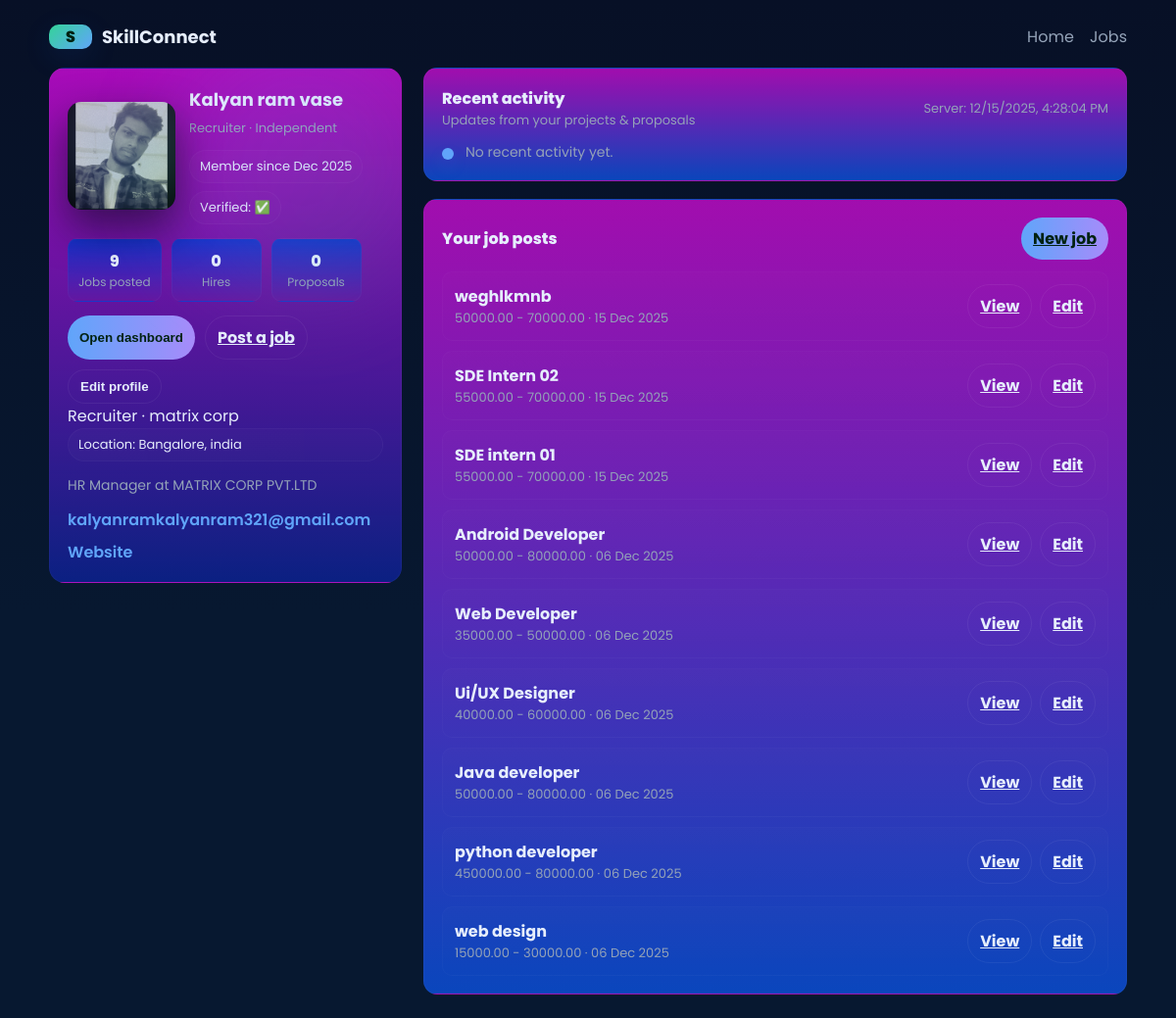
/recruiter/profile/5/ (signed in), run on the app's committed database.
### marketplace/models.py (models this page shows, shortened)
class User(AbstractUser):
    ROLE_CHOICES = (
        ('client', 'client'),
        ('freelancer', 'Freelancer'),
    )
    role = models.CharField(max_length=20, choices=ROLE_CHOICES)

class Profile(models.Model):
    user = models.OneToOneField(
        User,
        on_delete=models.CASCADE,
        related_name="profile"
    )
    profile_image = models.ImageField(
        upload_to="profile_images/",
        blank=True,
        null=True
    )
    bio = models.TextField(blank=True)
    company = models.CharField(max_length=200, blank=True)
    city = models.CharField(max_length=100, blank=True)

class Job(models.Model):
    STATUS_CHOICES = (
        ('open', 'Open'),
        ('in_progress', 'In Progress'),
        ('completed', 'Completed'),
        ('cancelled', 'Cancelled'),
    )
    client = models.ForeignKey(User, on_delete=models.CASCADE, related_name='jobs')
    title = models.CharField(max_length=200)
    description = models.TextField()
    budget_min = models.DecimalField(max_digits=10, decimal_places=2)
    budget_max = models.DecimalField(max_digits=10, decimal_places=2)
    created_at = models.DateTimeField(auto_now_add=True)
    status = models.CharField(max_length=20, choices=STATUS_CHOICES, default='open')

### marketplace/views.py (the view)
# urls.py: path("recruiter/profile/<int:pk>/", views.recruiter_profile, name="recruiter_profile"),
@login_required
def recruiter_profile(request, pk=None):
    recruiter = request.user  # logged-in recruiter
    if pk:
        recruiter = get_object_or_404(User, pk=pk)
    posted_jobs = Job.objects.filter(client=recruiter).order_by("-created_at")
    recent_activity = []   # Fill with your activity model if you have one
    context = {
        "recruiter": recruiter,
        "posted_jobs": posted_jobs,
        "recent_activity": recent_activity,
    }
    return render(request, "marketplace/recruiter_profile.html", context)

### marketplace/templates/marketplace/recruiter_profile.html (shortened to what this page needs)
{% load static %}
<!DOCTYPE html>
<html lang="en">
<head>
</head>
<body>
  <div class="wrap">
    <div class="top">
      <div class="brand"><div class="logo">S</div><div class="site-title">SkillConnect</div></div>
      <div>
        <a href="{% url 'home' %}" style="color:var(--muted);text-decoration:none;margin-right:12px">Home</a>
        <a href="{% url 'job_list' %}" style="color:var(--muted);text-decoration:none">Jobs</a>
      </div>
    </div>
    <div class="grid">
      <aside class="profile-card">
        <div class="wave" aria-hidden="true"></div>
        <div class="profile-top">
          <div class="avatar-wrap">
            {% if recruiter.profile.profile_image %}
              <img src="{{ recruiter.profile.profile_image.url }}" class="avatar">
            {% else %}
            <img src="{% static 'marketplace/default-avatar.png' %}" class="avatar">
            {% endif %}
          </div>
          <div class="profile-main">
            <h2>{{ recruiter.get_full_name|default:recruiter.username }}</h2>
            <div class="role">Recruiter · {{ recruiter.company|default:'Independent' }}</div>
            <div class="badges">
              <div class="badge">Member since {{ recruiter.date_joined|date:'M Y' }}</div>
              <div class="badge">Verified: {{ recruiter.profile_city|default:'✅' }}</div>
            </div>
          </div>
        </div>
        <div class="metrics">
          <div class="metric"><div class="num">{{ recruiter.jobs.count }}</div><div class="lbl">Jobs posted</div></div>
          <div class="metric"><div class="num">{{ recruiter.hires_count|default:0 }}</div><div class="lbl">Hires</div></div>
          <div class="metric"><div class="num">{{ recruiter.proposals_received_count|default:0 }}</div><div class="lbl">Proposals</div></div>
        </div>
        <div class="cta-buttons">
          <button class="btn btn-primary" onclick="recordCTA('open_profile_app')">Open dashboard</button>
          <a href="{% url 'job_create' %}" class="btn btn-outline">Post a job</a>
          <button class="btn btn-outline" id="editProfileBtn">Edit profile</button>
        </div>
        <div class="role">Recruiter · {{ recruiter.profile.company|default:"Independent" }}</div>
        <div class="badge">Location: {{ recruiter.profile.city|default:"" }}</div>
        <div class="bio">{{ recruiter.profile.bio|default:"Tell the world about your company and what kind of talent you hire." }}</div>
        <div class="contact">
          <a href="mailto:{{ recruiter.email }}">{{ recruiter.email }}</a>
          <a href="{{ recruiter.company_website|default:'#' }}" target="_blank">{{ recruiter.company_website|default:"Website" }}</a>
        </div>
      </aside>
      <main class="right-panel">
        <div class="card">
          <div style="display:flex;justify-content:space-between;align-items:center">
            <div>
              <div style="font-weight:800">Recent activity</div>
              <div style="color:var(--muted);font-size:13px">Updates from your projects & proposals</div>
            </div>
            <div style="color:var(--muted);font-size:13px">Server: <span id="server_time">—</span></div>
          </div>
          <div class="timeline" style="margin-top:12px">
            {% for ev in recent_activity %}
              <div class="event">
                <div class="dot"></div>
                <div class="body"><strong>{{ ev.title }}</strong> · <span style="color:var(--muted)">{{ ev.created_at|timesince }} ago</span><div style="color:var(--muted);margin-top:6px">{{ ev.summary }}</div></div>
              </div>
            {% empty %}
              <div class="event"><div class="dot"></div><div class="body" style="color:var(--muted)">No recent activity yet.</div></div>
            {% endfor %}
          </div>
        </div>
        <div class="card">
          <div style="display:flex;justify-content:space-between;align-items:center;margin-bottom:12px">
            <div style="font-weight:800">Your job posts</div>
            <a href="{% url 'job_create' %}" class="btn btn-primary">New job</a>
          </div>
          <div class="jobs-list">
            {% for job in posted_jobs %}
              <div class="job-card">
                <div>
                  <div class="job-title">{{ job.title }}</div>
                  <div class="job-meta">{{ job.budget_min }} - {{ job.budget_max }} · {{ job.created_at|date:'d M Y' }}</div>
                </div>
                <div style="display:flex;gap:8px;align-items:center">
                  <a href="{% url 'job_detail' job.pk %}" class="btn btn-outline">View</a>
                  <a href="{% url 'job_edit' job.pk %}" class="btn btn-outline">Edit</a>
                </div>
              </div>
            {% empty %}
              <div class="job-card" style="justify-content:center;color:var(--muted)">You haven't posted any jobs yet.</div>
            {% endfor %}
          </div>
        </div>
      </main>
    </div>
  </div>
</body>
</html>

### marketplace/templates/marketplace/recruiter_profile.html (style rules this page uses)
body { background-size: 400% 400%; animation: gradientBG 18s ease infinite; }
.profile-card { animation: cardGlow 6s ease-in-out infinite alternate; }
.card { animation: floatCard 5s ease-in-out infinite; }
:root { --bg:#0f2416; --card:#0c200b; --glass: rgba(255,255,255,0.04); --accent1:#34d399; --accent2:#60a5fa; --accent3:#a78bfa; --muted:#94a3b8; }
* { box-sizing:border-box }
body { margin:0;font-family:Poppins,system-ui;min-height:100vh;background:linear-gradient(180deg,#071026 0%, #071830 60%);color:#e6eefc;padding:24px }
.wrap { max-width:1100px;margin:0 auto }
.top { display:flex;justify-content:space-between;align-items:center;margin-bottom:18px }
.brand { display:flex;align-items:center;gap:10px }
.logo { width:44px;height:44;border-radius:10px;background:linear-gradient(135deg,var(--accent1),var(--accent2));display:grid;place-items:center;font-weight:800;color:#021;box-shadow:0 8px 30px rgba(37,99,235,0.12) }
.site-title { font-weight:700;font-size:18px }
.grid { display:grid;grid-template-columns:360px 1fr;gap:22px;align-items:start }
.profile-card { background:linear-gradient(180deg, rgba(194, 11, 207, 0.87), rgba(13, 37, 170, 0.675));border-radius:16px;padding:18px;border:1px solid rgba(255,255,255,0.03);position:relative;overflow:hidden }
.profile-top { display:flex;gap:14px;align-items:center }
.avatar-wrap { position:relative;width:110px;height:110px;border-radius:14px;flex-shrink:0;overflow:hidden;box-shadow:0 18px 40px rgba(10,14,30,0.6) }
.avatar { width:100%;height:100%;object-fit:cover;display:block }
.profile-main h2 { margin:0;font-size:18px }
.profile-main .role { color:var(--muted);font-size:13px;margin-top:6px }
.metrics { display:flex;gap:10px;margin-top:14px }
.metric { background:linear-gradient(180deg,rgba(9, 52, 204, 0.893),rgba(255,255,255,0.01));padding:10px;border-radius:10px;min-width:92px;text-align:center;border:1px solid rgba(255,255,255,0.03) }
.metric .num { font-weight:800;font-size:16px }
.metric .lbl { font-size:12px;color:var(--muted) }
.cta-buttons { margin-top:14px;display:flex;gap:10px;flex-wrap:wrap }
.btn { padding:9px 12px;border-radius:999px;border:0;cursor:pointer;font-weight:700 }
.btn-primary { background:linear-gradient(90deg,var(--accent2),var(--accent3));color:#021 }
.btn-outline { background:transparent;border:1px solid rgba(255,255,255,0.06);color:#e6eefc }
.bio { margin-top:14px;color:var(--muted);font-size:14px }
.contact { margin-top:12px;display:flex;flex-direction:column;gap:8px }
.contact a { color:var(--accent2);text-decoration:none;font-weight:600 }
.badges { display:flex;gap:8px;flex-wrap:wrap;margin-top:12px }
.badge { background:linear-gradient(90deg,rgba(255,255,255,0.02),rgba(255,255,255,0.01));padding:6px 10px;border-radius:999px;font-size:13px;border:1px solid rgba(255,255,255,0.03) }
.right-panel { display:flex;flex-direction:column;gap:18px }
.card { background:linear-gradient(180deg, rgba(184, 13, 193, 0.879), rgba(11, 74, 201, 0.918));border-radius:14px;padding:18px;border:1px solid rgba(255,255,255,0.03) }
.timeline { display:flex;flex-direction:column;gap:10px }
.event { display:flex;gap:12px;align-items:flex-start }
.event .dot { width:12px;height:12px;border-radius:50%;background:var(--accent2);margin-top:6px;box-shadow:0 8px 18px rgba(96,165,250,0.12) }
.event .body { color:var(--muted);font-size:14px }
.jobs-list { display:grid;gap:10px }
.job-card { padding:12px;border-radius:10px;background:linear-gradient(180deg,rgba(255,255,255,0.01),rgba(255,255,255,0.005));display:flex;justify-content:space-between;align-items:center;border:1px solid rgba(255,255,255,0.02) }
.job-title { font-weight:700 }
.job-meta { color:var(--muted);font-size:13px }
.wave { position:absolute;right:-40px;top:-40px;width:280px;height:280px;border-radius:50%;filter:blur(50px);opacity:0.12;background:conic-gradient(from 180deg,var(--accent3),var(--accent2),var(--accent1));transform:rotate(20deg) }

### data on the page
User: profile.profile_image (picture), get_full_name "Kalyan ram vase", date_joined "Dec 2025", jobs.count "9", profile.company "matrix corp", profile.city "Bangalore, india", profile.bio "HR Manager at MATRIX CORP PVT.LTD", email "kalyanramkalyanram321@gmail.com"
Job: title "weghlkmnb", budget_min "50000.00", budget_max "70000.00", created_at "15 Dec 2025"
Job: title "SDE Intern 02", budget_min "55000.00", budget_max "70000.00", created_at "15 Dec 2025"
Job: title "SDE intern 01", budget_min "55000.00", budget_max "70000.00", created_at "15 Dec 2025"
Job: title "Android Developer", budget_min "50000.00", budget_max "80000.00", created_at "06 Dec 2025"
Job: title "Web Developer", budget_min "35000.00", budget_max "50000.00", created_at "06 Dec 2025"
Job: title "Ui/UX Designer", budget_min "40000.00", budget_max "60000.00", created_at "06 Dec 2025"
Job: title "Java developer", budget_min "50000.00", budget_max "80000.00", created_at "06 Dec 2025"
Job: title "python developer", budget_min "450000.00", budget_max "80000.00", created_at "06 Dec 2025"
Job: title "web design", budget_min "15000.00", budget_max "30000.00", created_at "06 Dec 2025"

### other printed values
{{ recruiter.company|default:'Independent' }} "Independent"
{{ recruiter.profile_city|default:'✅' }} "✅"
{{ recruiter.hires_count|default:0 }} "0"
{{ recruiter.proposals_received_count|default:0 }} "0"
{{ recruiter.company_website|default:"Website" }} "Website"
